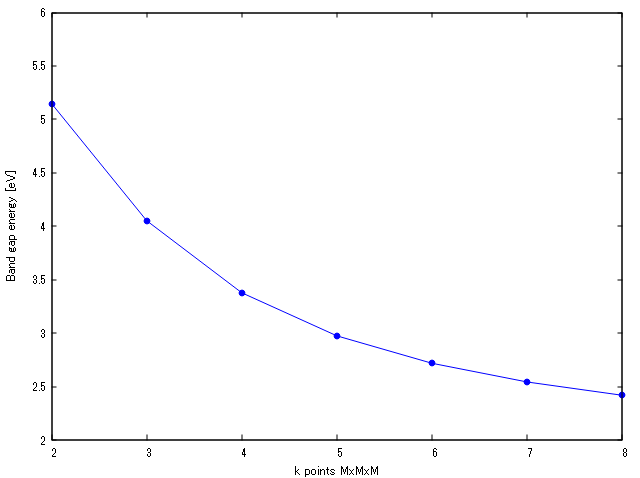

Write gnuplot code to recreate this figure.
#    
#    	G N U P L O T
#    	Version 5.4 patchlevel 1    last modified 2020-12-01 
#    
#    	Copyright (C) 1986-1993, 1998, 2004, 2007-2020
#    	Thomas Williams, Colin Kelley and many others
#    
#    	gnuplot home:     http://www.gnuplot.info
#    	faq, bugs, etc:   type "help FAQ"
#    	immediate help:   type "help"  (plot window: hit 'h')
# set terminal qt 0 font "Sans,9" enhanced
# set output
unset clip points
set clip one
unset clip two
unset clip radial
set errorbars front 1.000000 
set border 31 front lt black linewidth 1.000 dashtype solid
set zdata 
set ydata 
set xdata 
set y2data 
set x2data 
set boxwidth
set boxdepth 0
set style fill  empty border
set style rectangle back fc  bgnd fillstyle   solid 1.00 border lt -1
set style circle radius graph 0.02 
set style ellipse size graph 0.05, 0.03 angle 0 units xy
set dummy x, y
set format x "% h" 
set format y "% h" 
set format x2 "% h" 
set format y2 "% h" 
set format z "% h" 
set format cb "% h" 
set format r "% h" 
set ttics format "% h"
set timefmt "%d/%m/%y,%H:%M"
set angles radians
set tics back
unset grid
unset raxis
set theta counterclockwise right
set style parallel front  lt black linewidth 2.000 dashtype solid
set key notitle
set key fixed right top vertical Right noreverse enhanced autotitle nobox
set key noinvert samplen 4 spacing 1 width 0 height 0 
set key maxcolumns 0 maxrows 0
set key noopaque
unset label
unset arrow
unset style line
unset style arrow
set style histogram clustered gap 2 title textcolor lt -1
unset object
unset walls
set style textbox  transparent margins  1.0,  1.0 border  lt -1 linewidth  1.0
set offsets 0, 0, 0, 0
set pointsize 1
set pointintervalbox 1
set encoding sjis
unset polar
unset parametric
unset spiderplot
unset decimalsign
unset micro
unset minussign
set view 60, 30, 1, 1
set view azimuth 0
set rgbmax 255
set samples 100, 100
set isosamples 10, 10
set surface 
unset contour
set cntrlabel  format '%8.3g' font '' start 5 interval 20
set mapping cartesian
set datafile separator whitespace
set datafile nocolumnheaders
unset hidden3d
set cntrparam order 4
set cntrparam linear
set cntrparam levels 5
set cntrparam levels auto
set cntrparam firstlinetype 0 unsorted
set cntrparam points 5
set size ratio 0 1,1
set origin 0,0
set style data points
set style function lines
unset xzeroaxis
unset yzeroaxis
unset zzeroaxis
unset x2zeroaxis
unset y2zeroaxis
set xyplane relative 0.5
set tics scale  1, 0.5, 1, 1, 1
set mxtics default
set mytics default
set mztics default
set mx2tics default
set my2tics default
set mcbtics default
set mrtics default
set nomttics
set xtics border in scale 1,0.5 mirror norotate  autojustify
set xtics  norangelimit autofreq 
set ytics border in scale 1,0.5 mirror norotate  autojustify
set ytics  norangelimit autofreq 
set ztics border in scale 1,0.5 nomirror norotate  autojustify
set ztics  norangelimit autofreq 
unset x2tics
unset y2tics
set cbtics border in scale 1,0.5 mirror norotate  autojustify
set cbtics  norangelimit autofreq 
set rtics axis in scale 1,0.5 nomirror norotate  autojustify
set rtics  norangelimit autofreq 
unset ttics
set title "" 
set title  font "" textcolor lt -1 norotate
set timestamp bottom 
set timestamp "" 
set timestamp  font "" textcolor lt -1 norotate
set trange [ * : * ] noreverse nowriteback
set urange [ * : * ] noreverse nowriteback
set vrange [ * : * ] noreverse nowriteback
set xlabel "k points MxMxM" 
set xlabel  font "" textcolor lt -1 norotate
set x2label "" 
set x2label  font "" textcolor lt -1 norotate
set xrange [ 2.00000 : 8.00000 ] noreverse writeback
set x2range [ 30.0000 : 90.0000 ] noreverse writeback
set ylabel "Band gap energy [eV]" 
set ylabel  font "" textcolor lt -1 rotate
set y2label "" 
set y2label  font "" textcolor lt -1 rotate
set yrange [ 2.00000 : 6.00000 ] noreverse writeback
set y2range [ -10.0000 : 10.0000 ] noreverse writeback
set zlabel "" 
set zlabel  font "" textcolor lt -1 norotate
set zrange [ * : * ] noreverse writeback
set cblabel "" 
set cblabel  font "" textcolor lt -1 rotate
set cbrange [ * : * ] noreverse writeback
set rlabel "" 
set rlabel  font "" textcolor lt -1 norotate
set rrange [ * : * ] noreverse writeback
unset logscale
unset jitter
set zero 1e-08
set lmargin  -1
set bmargin  -1
set rmargin  -1
set tmargin  -1
set locale "Japanese_Japan.932"
set pm3d explicit at s
set pm3d scansautomatic
set pm3d interpolate 1,1 flush begin noftriangles noborder corners2color mean
set pm3d clip z 
set pm3d nolighting
set palette positive nops_allcF maxcolors 0 gamma 1.5 color model RGB 
set palette rgbformulae 7, 5, 15
set colorbox default
set colorbox vertical origin screen 0.9, 0.2 size screen 0.05, 0.6 front  noinvert bdefault
set style boxplot candles range  1.50 outliers pt 7 separation 1 labels auto unsorted
set loadpath 
set fontpath
set psdir
set fit brief errorvariables nocovariancevariables errorscaling prescale nowrap v5
GNUTERM = "qt"
VoxelDistance = 0.0
## Last datafile plotted: "kpts_band.dat"
p 'kpts_band.dat' using 1:($3-$2) w lp pt 7 lc 'blue' title ''
#    EOF
